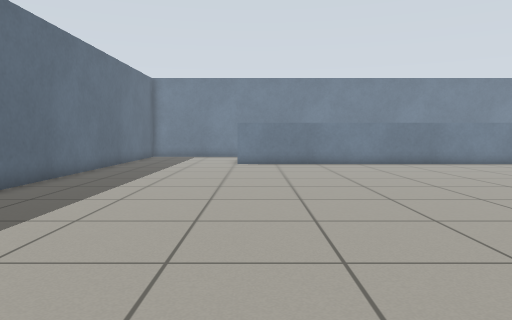
[1] (above)

24 first-person views from a walk through a Gazebo world. The camera is 0.72 m above the floor, tilts 4° down and sees 70° across. The floor is counted in squares, 0.5 m on a side. Each view is taken from the middle of a square. On the plan, view 1 faces up. The plan holds only what a view shows up to about 16 squares ahead; the rest is blank. The place goes on beyond the plan. Robots are left out.

[2]
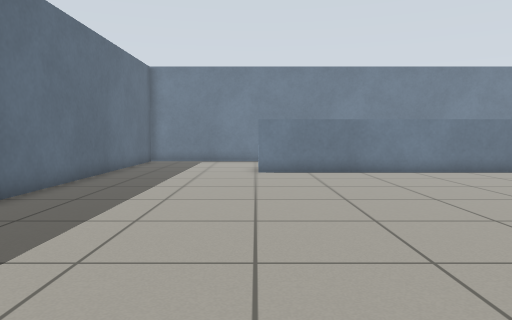

[3]
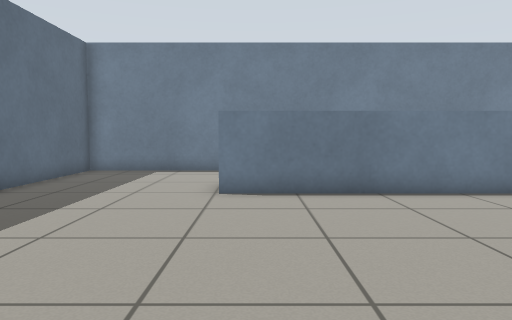

[4]
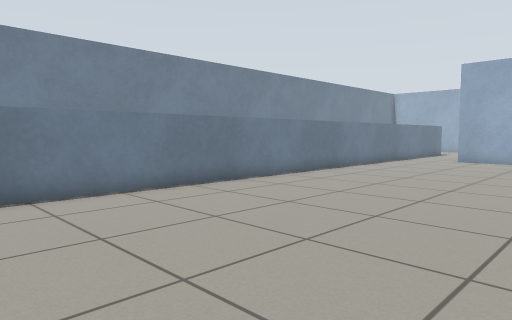

[5]
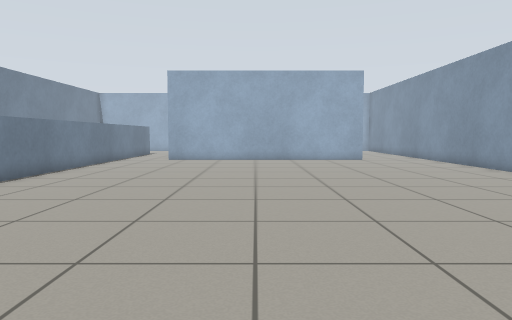

[6]
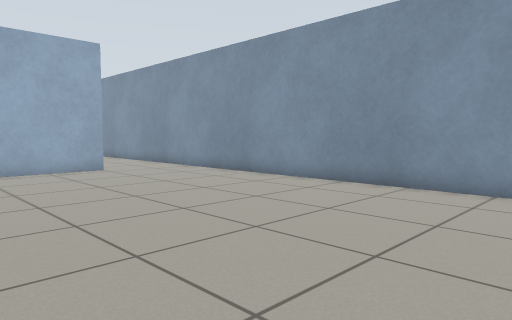

[7]
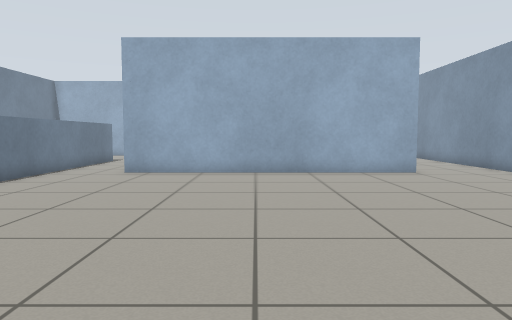

[8]
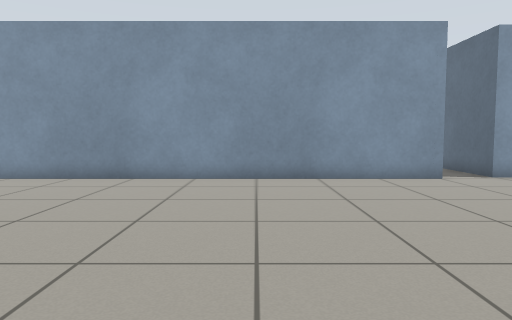

[9]
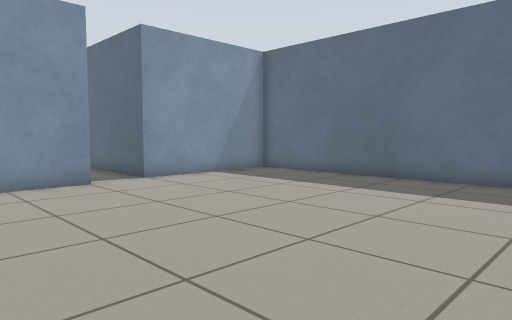

[10]
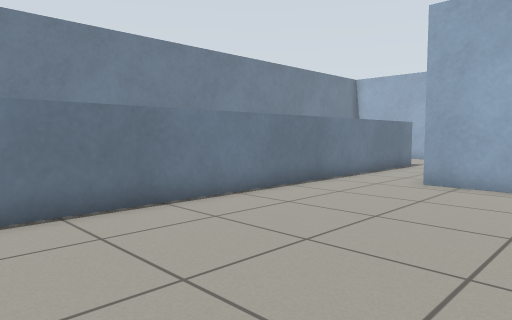

[11]
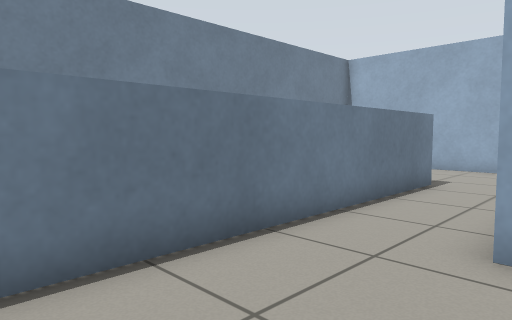

[12]
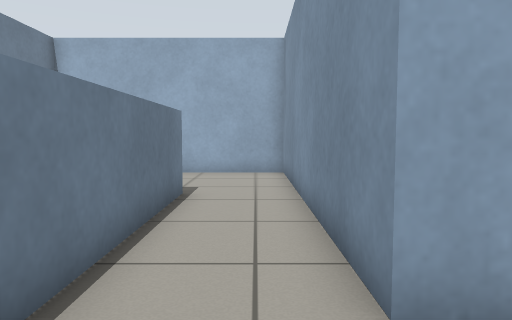

[13]
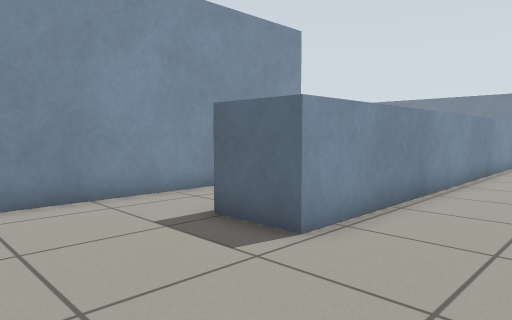

[14]
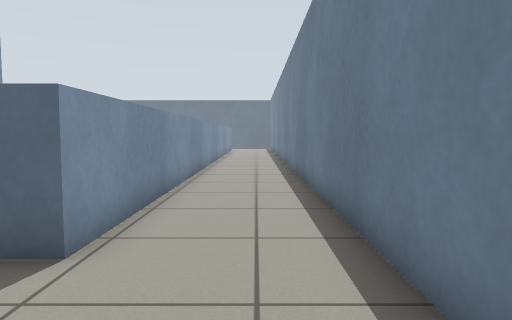

[15]
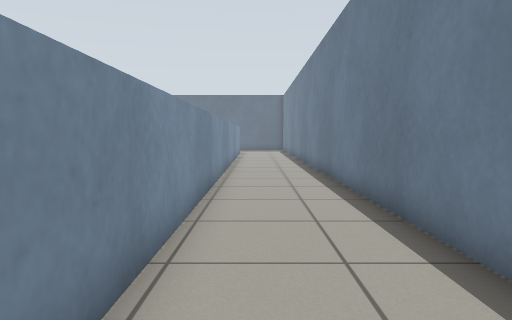

[16]
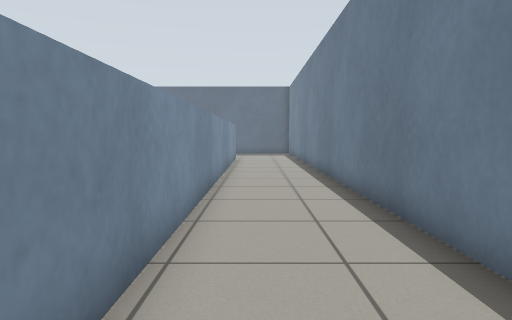

[17]
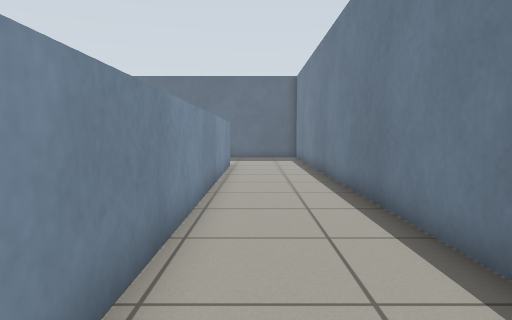

[18]
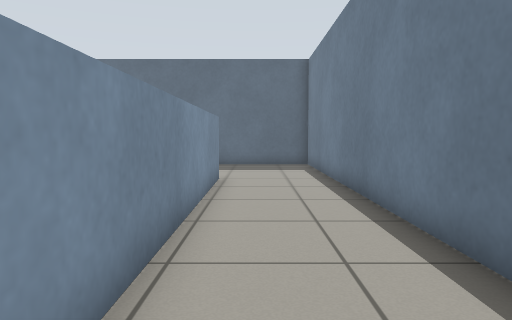

[19]
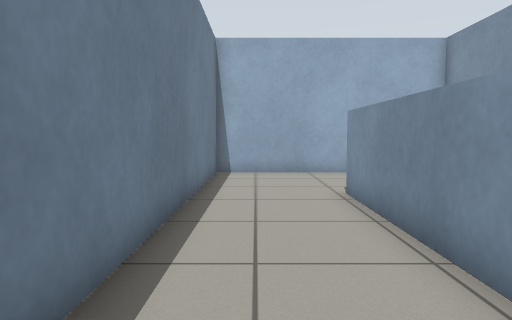

[20]
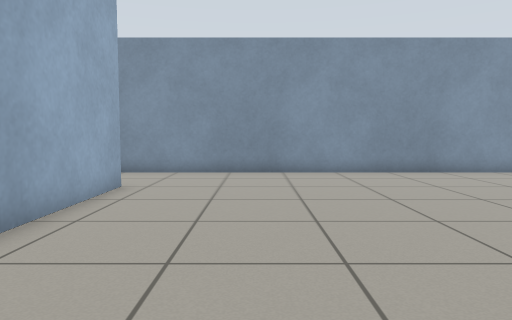

[21]
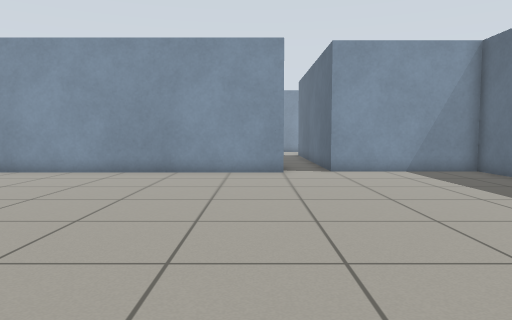

[22]
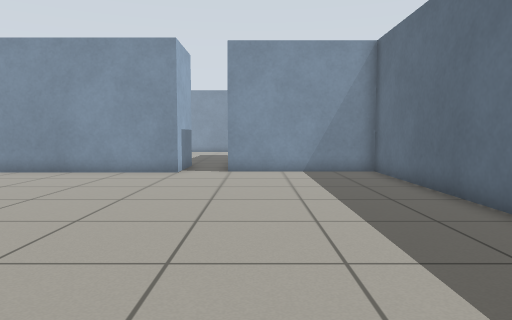

[23]
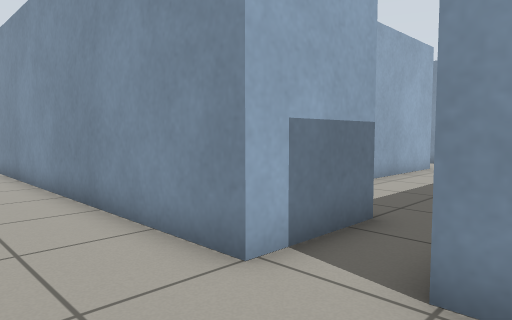

[24]
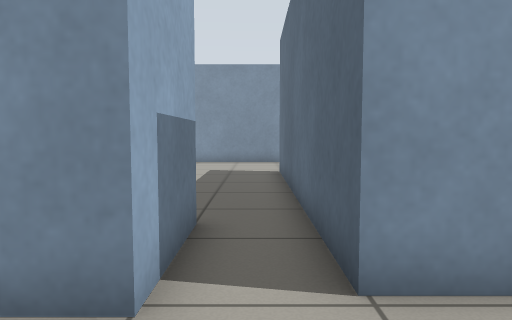

### Floor plan
Points are (right, up) in squares from view 1. A wall is a line through its corners. A room is listed if a view was taken in it or the views show most of it. See-through windows are left out.
Room 1 (view 1)
walls: (1, -2.9) (1, 0.2); (3.6, -9.5) (3.6, -8); (-0.9, -0.2) (-0.9, -9.5)
ways out: opening at (0, 0) to room 2
Room 2 (views 2, 3, 4, 5, 6, 7, 8, 9, 10, 11, 12, 13, 14, 15, 16, 17, 18, 19, 20, 21, 22, 23, 24)
walls: (1, 0.2) (21.5, 0.2); (21.7, 3.9) (21.7, 15) (32.8, 15) (32.8, 23.5) (-6.6, 23.5) (-6.6, -0.2) (-0.9, -0.2)
low walls: (-0.8, 19.8) (27.9, 19.8) (27.9, 17.8) (-1, 17.8)
ways out: opening at (0, 0) to room 1; opening at (22, 2)

Positions as (right, up) in squares from view 1, and headings:
1: (0, 0), facing up
2: (-1, 4), facing up
3: (0, 9), facing up
4: (1, 9), facing up-right
5: (1, 10), facing right
6: (7, 10), facing down-right
7: (8, 10), facing right
8: (7, 12), facing down
9: (5, 11), facing down-left
10: (11, 11), facing up-right
11: (17, 14), facing up-right
12: (19, 16), facing right
13: (32, 23), facing down-left
14: (32, 22), facing left
15: (27, 21), facing left
16: (21, 21), facing left
17: (16, 21), facing left
18: (11, 21), facing left
19: (19, 22), facing right
20: (18, 14), facing down
21: (2, 14), facing down
22: (-2, 14), facing down
23: (-2, 3), facing down-right
24: (0, 3), facing down
